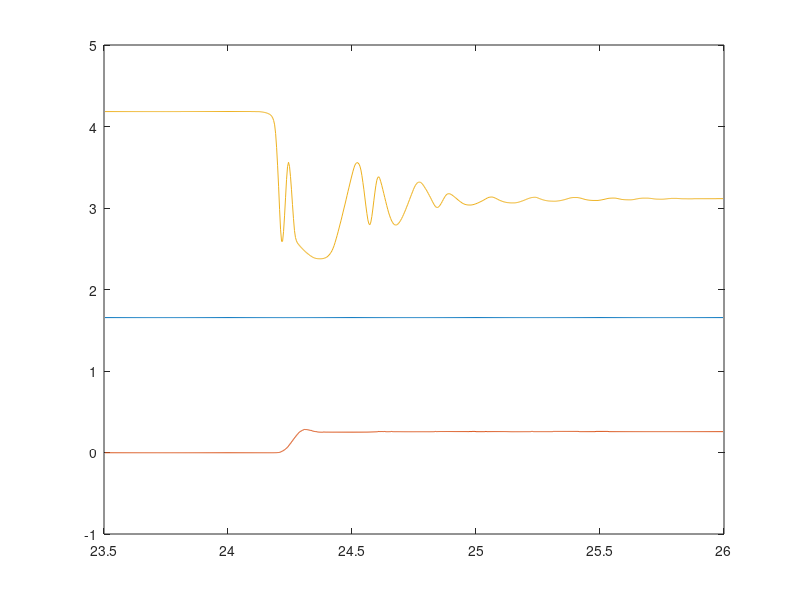
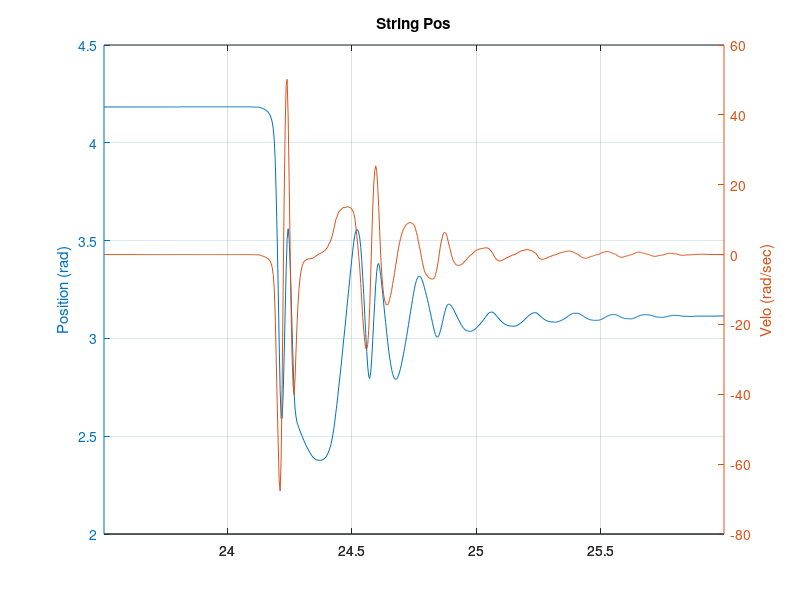

These figures' MATLAB source, in order:
% Bad Cast 1: Stopped short, tangled on self
% Bad Cast 2: ditto
% Good Cast:  Made it over bar, suspjed at j.
clearvars -except Ts tg
% close all
% 1 Arm pos (rad)
% 2 Spool pos (rad)
% 3 String pos (rad)
% 4 Arm velo (rad/sec)
% 5 Spool velo (rad/sec)
% 6 String velo (rad/sec)

% GC = load('ByHandCastAlmost.mat');
GC = load('DropTest.mat');

% Time Frames
plot_from = [23.5,26];
% event = find(GC.fsData(:,3) < -7, 1, 'first');
% i = event - 25;
% j = event+100;
i = find(plot_from(1) < GC.fsTime, 1, 'first');
j = find(plot_from(2) > GC.fsTime, 1, 'last');

% Find smooth interpolation of points and fit a curve
% a = [GC.fsTime(event:j).^2,GC.fsTime(event:j),ones(101,1)] \ GC.fsData(event:j,1);

figure
plot(GC.fsTime(i:j), GC.fsData(i:j,1:3))

figure
% subplot(2,1,1)
[hAx1, h_l1, h_l2] = plotyy(GC.fsTime(i:j), GC.fsData(i:j,3),...
                            GC.fsTime(i:j), GC.fsData(i:j,6));
ylabel(hAx1(1), 'Position (rad)')
grid on
ylabel(hAx1(2), 'Velo (rad/sec)')
title('String Pos')
% subplot(2,1,2)
% t = GC.fsTime(i:j);
% plot(t(1:end-1), diff(GC.fsData(i:j,1))./diff(GC.fsTime(i:j)))
% hold on
% plot(t(1:end-1), diff(a(1)*t.^2 + a(2)*t + a(3))./diff(t),'r')
% grid on
% ylabel('rad/sec')
% xlabel('seconds')
% 
% dx = [0; diff(GC.fsData(:,3))./diff(GC.fsTime(:))];
% figure
% plot(GC.fsTime(i:j), GC.fsData(i:j,6))
% hold on
% plot(GC.fsTime(i:j), dx(i:j),'r')
% 
% figure
% plot(GC.fsTime(:),(GC.fsData(:,6)-dx))